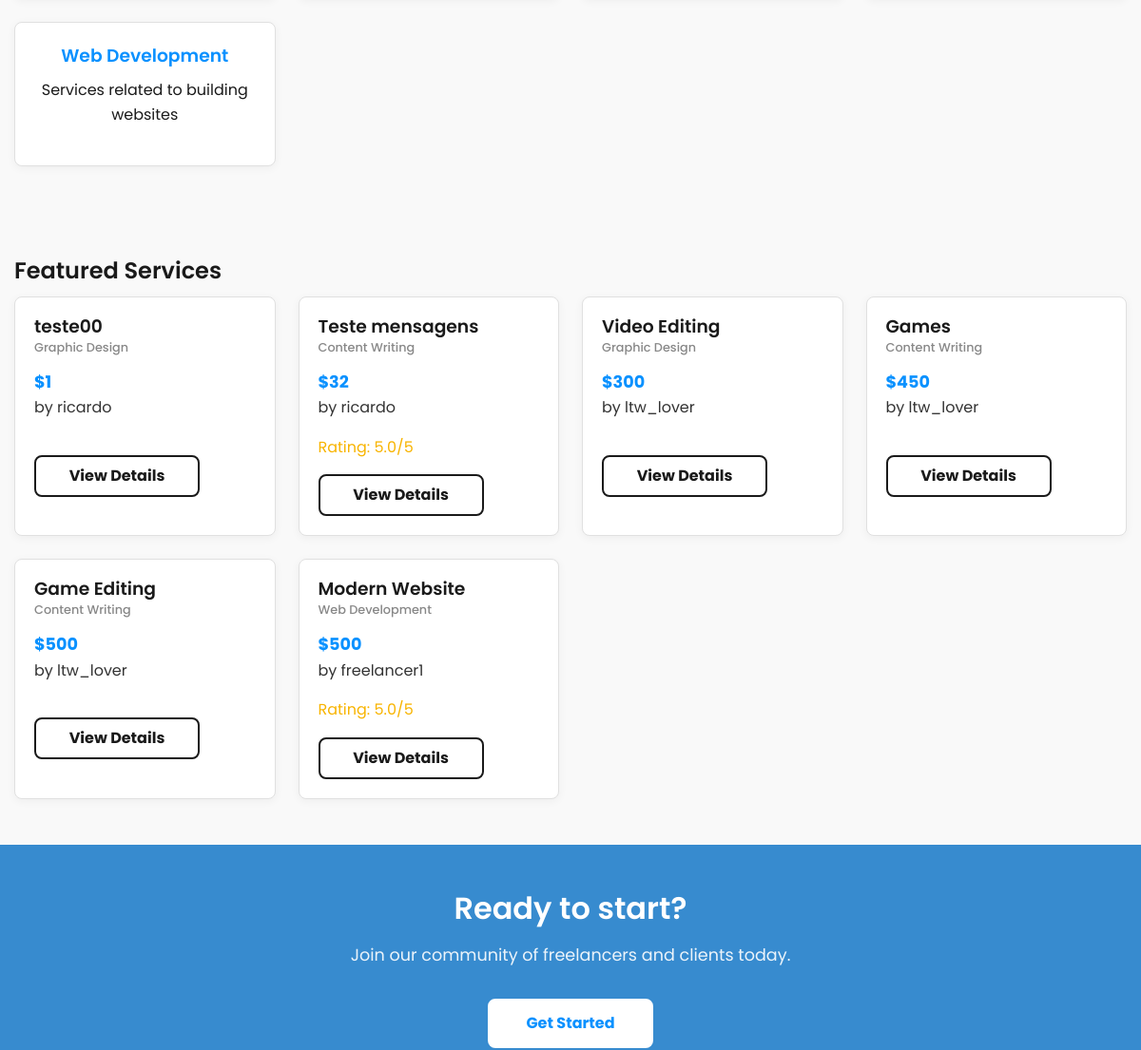
/pages/home.php (middle part), run on an earlier commit of the app's database.
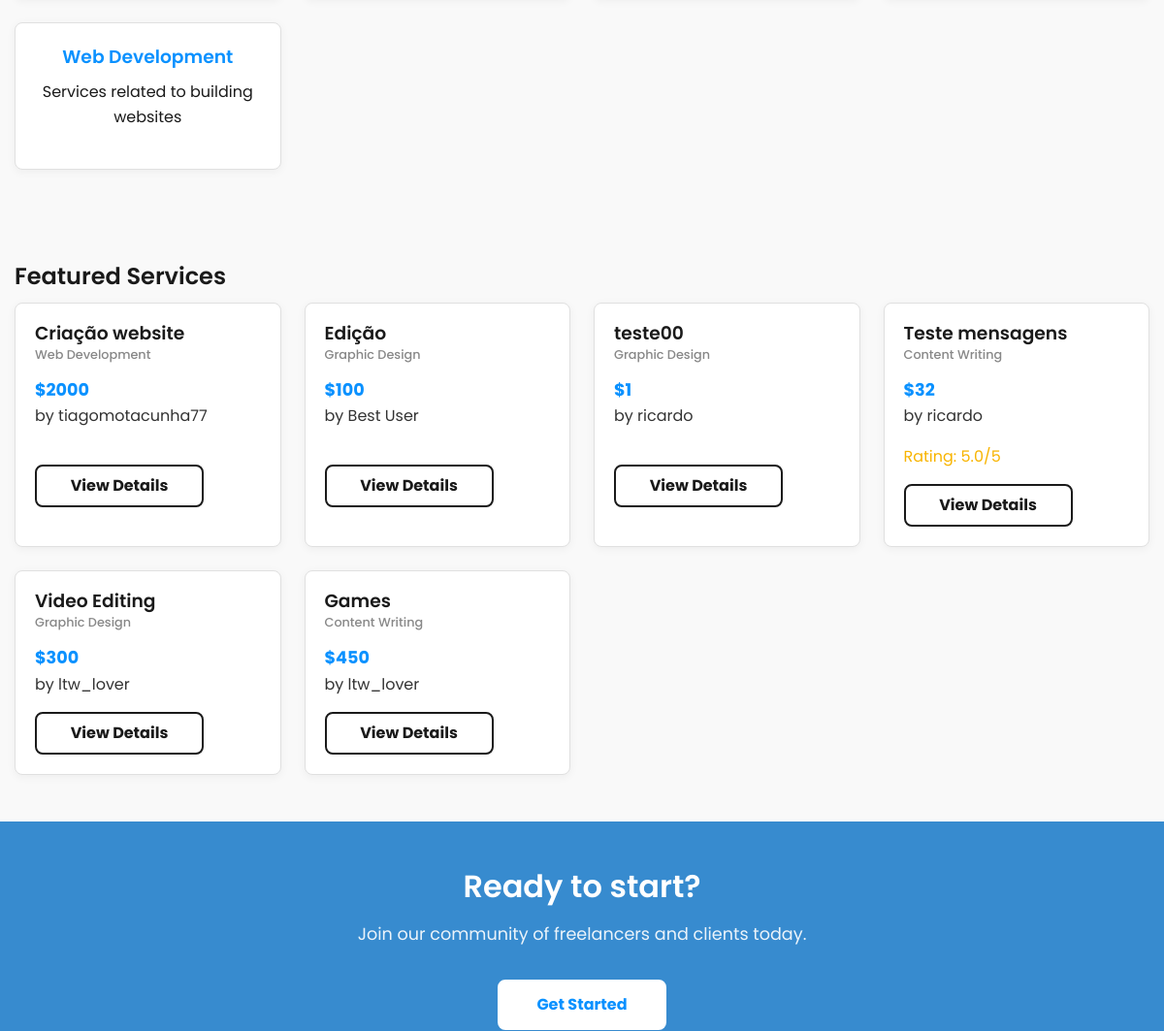
And on a later commit of the database.
### tables this page shows
CREATE TABLE Categories (
    id INTEGER PRIMARY KEY AUTOINCREMENT,
    name TEXT UNIQUE NOT NULL,
    description TEXT
);

CREATE TABLE Services (
    id INTEGER PRIMARY KEY AUTOINCREMENT,
    freelancer_id INTEGER NOT NULL,
    title TEXT NOT NULL,
    description TEXT NOT NULL,
    category_id INTEGER NOT NULL,
    price REAL NOT NULL,
    delivery_time INTEGER NOT NULL,
    created_at DATETIME DEFAULT CURRENT_TIMESTAMP,
    image_path TEXT,
    video_path TEXT,
    FOREIGN KEY (freelancer_id) REFERENCES Users(id),
    FOREIGN KEY (category_id) REFERENCES Categories(id)
);

### public/includes/utils.php (called while the page is built, shortened)
<?php
function isLoggedIn() {
    return isset($_SESSION['user_id']);
}
?>

### public/pages/home.php (the view, shortened to what this page needs)
<?php
require_once '../includes/utils.php';
function getFeaturedServices($limit = 6) {
    try {
        $db = getDB();
        $query = "SELECT s.*, u.username as freelancer_name, c.name as category_name,
                 (SELECT AVG(rating) FROM Reviews WHERE service_id = s.id) as avg_rating
                 FROM Services s
                 JOIN Users u ON s.freelancer_id = u.id
                 JOIN Categories c ON s.category_id = c.id
                 ORDER BY s.created_at DESC
                 LIMIT ?";
        $stmt = $db->prepare($query);
        $stmt->execute([$limit]);
        return $stmt->fetchAll(PDO::FETCH_ASSOC);
    } catch (PDOException $e) {
        return [];
    }
}
function getCategories() {
    try {
        $db = getDB();
        $query = "SELECT * FROM Categories ORDER BY name";
        $stmt = $db->prepare($query);
        $stmt->execute();
        return $stmt->fetchAll(PDO::FETCH_ASSOC);
    } catch (PDOException $e) {
        return [];
    }
}
$featuredServices = getFeaturedServices();
$categories = getCategories();
include_once '../templates/header.php';
?>
<div class="categories-section">
    <div class="container">
        <div class="categories-grid">
            <?php foreach ($categories as $category): ?>
                <a href="<?php echo SITE_URL; ?>/pages/services/list.php?category=<?php echo $category['id']; ?>" class="category-card">
                    <h3><?php echo htmlspecialchars($category['name']); ?></h3>
                    <p><?php echo htmlspecialchars($category['description'] ?? ''); ?></p>
                </a>
            <?php endforeach; ?>
        </div>
    </div>
</div>
<div class="featured-services">
    <div class="container">
        <h2>Featured Services</h2>
        <?php if (empty($featuredServices)): ?>
            <p>No services available yet. <?php if (!isLoggedIn()): ?>
                <a href="<?php echo SITE_URL; ?>/pages/register.php">Register</a> and be the first to offer your services!
            <?php else: ?>
                <a href="<?php echo SITE_URL; ?>/pages/services/create.php">Create a service</a> and be the first to offer your expertise!
            <?php endif; ?></p>
        <?php else: ?>
            <div class="services-grid">
                <?php foreach ($featuredServices as $service): ?>
                    <div class="service-card">
                        <h3><?php echo htmlspecialchars($service['title']); ?></h3>
                        <p class="service-category"><?php echo htmlspecialchars($service['category_name']); ?></p>
                        <p class="service-price">$<?php echo htmlspecialchars($service['price']); ?></p>
                        <p class="service-freelancer">by <?php echo htmlspecialchars($service['freelancer_name']); ?></p>
                        <?php if (isset($service['avg_rating'])): ?>
                            <p class="service-rating">Rating: <?php echo number_format($service['avg_rating'], 1); ?>/5</p>
                        <?php endif; ?>
                        <a href="<?php echo SITE_URL; ?>/pages/services/view.php?id=<?php echo $service['id']; ?>" class="btn">View Details</a>
                    </div>
                <?php endforeach; ?>
            </div>
        <?php endif; ?>
    </div>
</div>
<div class="cta-section">
    <div class="container">
        <h2>Ready to start?</h2>
        <p>Join our community of freelancers and clients today.</p>
        <?php if (!isLoggedIn()): ?>
            <a href="<?php echo SITE_URL; ?>/pages/register.php" class="btn">Get Started</a>
        <?php else: ?>
            <a href="<?php echo SITE_URL; ?>/pages/services/list.php" class="btn">Browse Services</a>
        <?php endif; ?>
    </div>
</div>
<?php include_once '../templates/footer.php'; ?>

What changed in the data, as far as the page shows it:
no longer on this page (row unchanged): services: title "Game Editing", category_name "Content Writing", price "500", freelancer_name "ltw_lover"
no longer on this page (row unchanged): services: title "Modern Website", category_name "Web Development", price "500", freelancer_name "freelancer1", avg_rating "5.0"
added services: title "Criação website", category_name "Web Development", price "2000", freelancer_name "tiagomotacunha77"
added services: title "Edição", category_name "Graphic Design", price "100", freelancer_name "Best User"
